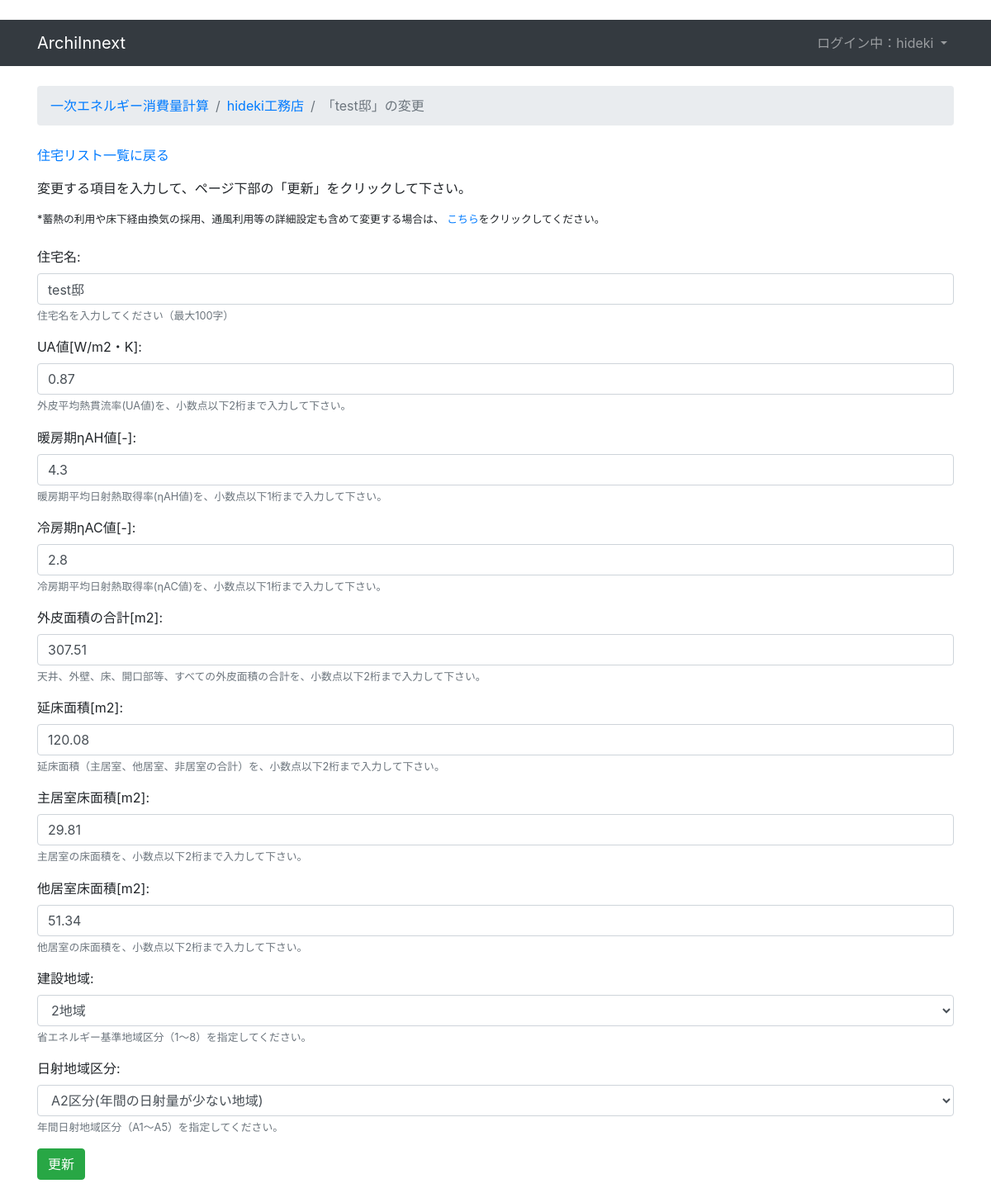
Screenshot of /builder/1/house/1/update/ (signed in) with the database file from the repository.
### pecbyapi/models.py (models this page shows, shortened)
class HouseBasic(models.Model):
    builder = models.ForeignKey(HouseBuilder, on_delete=models.CASCADE, related_name='houses')
    name = models.CharField('住宅名', max_length=200, default="○○○○邸", help_text="住宅名を入力してください（最大100字）")
    create_date = models.DateTimeField('住宅登録日時', auto_now_add=True)
    update_date = models.DateTimeField('住宅更新日時', auto_now=True)
    REGION_LIST = (
        ('1', '1地域'),
        ('2', '2地域'),
        ('3', '3地域'),
        ('4', '4地域'),
        ('5', '5地域'),
        ('6', '6地域'),
        ('7', '7地域'),
        ('8', '8地域'),
    )
    region = models.CharField(
        '建設地域', max_length=1, choices=REGION_LIST, blank=False, default="2",
        help_text="省エネルギー基準地域区分（1～8）を指定してください。")
    ANNUALSOLARLEVEL_LIST = (
        ('A1', 'A1区分(年間の日射量が特に少ない地域)'),
        ('A2', 'A2区分(年間の日射量が少ない地域)'),
        ('A3', 'A3区分(年間の日射量が中程度の地域)'),
        ('A4', 'A4区分(年間の日射量が多い地域)'),
        ('A5', 'A5区分(年間の日射量が特に多い地域)'),
    )
    annual_solar_level = models.CharField(
        '日射地域区分', max_length=2, choices=ANNUALSOLARLEVEL_LIST, blank=False, default="A2",
        help_text="年間日射地域区分（A1～A5）を指定してください。")
    HEATSTORAGE_LIST = (
        ('HeatStorage', '利用する'),
        ('None', '利用しない'),
    )
    heat_storage = models.CharField(
        '蓄熱利用', max_length=11, choices=HEATSTORAGE_LIST, blank=False, default="None",
        help_text="蓄熱利用の有無を指定してください。")
    UNDERFLOORVENTILATION_LIST = (
        ('AlwaysOn', '通年利用する'),
        ('None', '利用しない'),
    )
    under_floor_ventilation = models.CharField(
        '床下経由換気の採用', max_length=8, choices=UNDERFLOORVENTILATION_LIST, blank=False, default="None",
        help_text="床下換気システム利用の有無を指定してください。")
    under_floor_ventilation_area_rate = models.IntegerField(
        '床下経由換気の面積割合[%]', default=0, blank=False,
        help_text="外気が経由する床下の面積の割合を％(1～100までの整数)で入力してください。")
    NATURALWIND_LIST = (
        ('0', '自然風を利用しない'),
        ('5', '自然風を利用する（換気回数5回/h相当以上）'),
        ('20', '自然風を利用する（換気回数20回/h相当以上）'),
    )
    ldk_natural_wind = models.CharField(
        '主居室の通風利用', max_length=2, choices=NATURALWIND_LIST, blank=False, default="0",
        help_text="主居室の自然風による1時間あたりの換気回数を指定してください。")
    oth_natural_wind = models.CharField(
        '他居室の通風利用', max_length=2, choices=NATURALWIND_LIST, blank=False, default="0",
        help_text="他居室の自然風による1時間あたりの換気回数を指定してください。")
    total_area = models.DecimalField(
        '延床面積[m2]', max_digits=5, decimal_places=2, default=120.08,
        help_text="延床面積（主居室、他居室、非居室の合計）を、小数点以下2桁まで入力して下さい。")
    ldk_area = models.DecimalField(
        '主居室床面積[m2]', max_digits=5, decimal_places=2, default=29.81,
        help_text="主居室の床面積を、小数点以下2桁まで入力して下さい。")
    oth_area = models.DecimalField(
        '他居室床面積[m2]', max_digits=5, decimal_places=2, default=51.34,
        help_text="他居室の床面積を、小数点以下2桁まで入力して下さい。")
    total_envelope_area = models.DecimalField(
        '外皮面積の合計[m2]', max_digits=5, decimal_places=2, default=307.51,
        help_text="天井、外壁、床、開口部等、すべての外皮面積の合計を、小数点以下2桁まで入力して下さい。")
    ua_value = models.DecimalField(
        'UA値[W/m2・K]', max_digits=3, decimal_places=2, default=0.87,
        help_text="外皮平均熱貫流率(UA値)を、小数点以下2桁まで入力して下さい。")
    winter_ha_value = models.DecimalField(
        '暖房期ηAH値[-]', max_digits=2, decimal_places=1, default=4.3,
        help_text="暖房期平均日射熱取得率(ηAH値)を、小数点以下1桁まで入力して下さい。")
    summer_ha_value = models.DecimalField(
        '冷房期ηAC値[-]', max_digits=2, decimal_places=1, default=2.8,
        help_text="冷房期平均日射熱取得率(ηAC値)を、小数点以下1桁まで入力して下さい。")

class HouseBuilder(models.Model):
    user = models.OneToOneField(User, on_delete=models.CASCADE)
    name = models.CharField('会社名', max_length=200, default='○○工務店', help_text='会社名を入力してください（最大100字）')

### pecbyapi/views.py (the view)
# urls.py: url(r'^builder/(?P<pk>\d+)/house/(?P<house_pk>\d+)/update/$', views.house_update, name='house_update')
@login_required
def house_update(request, pk, house_pk):
    builder = get_object_or_404(HouseBuilder, pk=pk)
    house = get_object_or_404(HouseBasic, builder__pk=pk, pk=house_pk)
    if request.method == 'POST':
        form = UpdateHouseForm(request.POST, instance=house)
        if form.is_valid():
            house = form.save(commit=False)
            if house.nonldk_area_check():
                house.builder = builder
                house.save()
                return redirect('house_list', pk=builder.pk)
            else:
                messages.warning(request, "主居室と他居室の床面積の合計が、延床面積（主居室、他居室、非居室の合計）よりも大きく設定されています。※「非居室床面積＝延床面積－主居室面積－他居室面積」により計算されます。")
    else:
        form = UpdateHouseForm(instance=house)
    return render(request, 'house_update.html', {'form':form, 'builder':builder, 'house':house})

### pecbyapi/forms.py
class UpdateHouseForm(forms.ModelForm):
    class Meta:
        model = HouseBasic
        fields = [
            'name',
            "ua_value", "winter_ha_value", "summer_ha_value", "total_envelope_area",
            "total_area", "ldk_area", "oth_area",
            'region', 'annual_solar_level',
            ]

### pecbyapi/templatetags/form_tags.py (called while the page is built)
@register.filter
def input_class(bound_field):
    css_class = ''
    if bound_field.form.is_bound:
        if bound_field.errors:
            css_class = 'is-invalid'
        elif field_type(bound_field) != 'PasswordInput':
            css_class = 'is-valid'
    return 'form-control {}'.format(css_class)

### templates/house_update.html (shortened to what this page needs)
﻿{% extends 'base.html' %}
{% block breadcrumb %}
  <li class="breadcrumb-item"><a href="{% url 'home' %}">一次エネルギー消費量計算</a></li>
  <li class="breadcrumb-item"><a href="{% url 'house_list' house.builder.pk %}">{{ house.builder.name }}</a></li>
  <li class="breadcrumb-item active">「{{ house.name }}」の変更</li>
{% endblock %}
{% block content %}
<p>
    <a href="{% url 'house_list' house.builder.pk %}">住宅リスト一覧に戻る</a>
</p>
{% if messages %}
<p>入力値に以下の不具合があります。修正して、ページ下部の「更新」をクリックしてください。</p>
  <ul class="messages">
    {% for message in messages %}
      <li class="{{ message.tags }}">{{ message }}</li>
    {% endfor %}
  </ul>
{% else %}
<p>変更する項目を入力して、ページ下部の「更新」をクリックして下さい。</p>
{% endif %}
    <small>
        *蓄熱の利用や床下経由換気の採用、通風利用等の詳細設定も含めて変更する場合は、
        <a href="{% url 'house_update_detail' builder.pk house.pk %} ">こちら</a>をクリックしてください。
    </small>
  <form method="post">
      {% include 'includes/form.html' %}
    <button type="submit" class="btn btn-success">更新</button>
  </form>
{% endblock %}

### templates/base.html (shortened to what this page needs)
﻿{% load static %}<!DOCTYPE html>
<html lang="ja" xmlns="http://www.w3.org/1999/xhtml">
<head>
    <link rel="stylesheet" href="https://stackpath.bootstrapcdn.com/bootstrap/4.1.3/css/bootstrap.min.css">
</head>
<body>
    {% block body %}
        <nav class="navbar navbar-expand-sm navbar-dark bg-dark">
          <div class="container">
            <a class="navbar-brand" href="{% url 'home' %}" data-toggle="tooltip" data-placement="bottom" title="トップ画面に戻る">
              ArchiInnext
            </a>
            <div class="collapse navbar-collapse" id="mainMenu">
              {% if user.is_authenticated %}
                <ul class="navbar-nav ml-auto">
                  <li class="nav-item dropdown">
                    <a class="nav-link dropdown-toggle" href="#" id="userMenu" data-toggle="dropdown" aria-haspopup="true" aria-expanded="false">
                      ログイン中：{{ user.username }}
                    </a>
                  </li>
                </ul>
              {% else %}
                <form class="form-inline ml-auto">
                  <a href="{% url 'login' %}" class="btn btn-outline-secondary">ログインして下さい</a>
                  <a href="{% url 'signup' %}" class="btn btn-primary ml-2">ユーザー登録</a>
                </form>
              {% endif %}
            </div>
          </div>
        </nav>
    <div class="container">
        <ol class="breadcrumb my-4">
          {% block breadcrumb %}
          {% endblock %}
        </ol>
        {% block content %}
        {% endblock %}
      </div>
    {% endblock body %}
</body>
</html>

### templates/includes/form.html (shortened to what this page needs)
﻿{% load form_tags widget_tweaks %}
{% for field in form %}
  <div class="form-group">
    {{ field.label_tag }}
    {% render_field field class=field|input_class %}
    {% if field.help_text %}
      <small class="form-text text-muted">
        {{ field.help_text|safe }}
      </small>
    {% endif %}
  </div>
{% endfor %}

### rows the page displays
HouseBasic: builder.name "hideki工務店", name "test邸", name "test邸" "0.87" "4.3" "2.8" "307.51" "120.08" "29.81" "51.34" "2地域" "A2区分(年間の日射量が少ない地域)"

### other values shown
{{ user.username }} "hideki"
{{ field.label_tag }} "住宅名:" "UA値[W/m2・K]:" "暖房期ηAH値[-]:" "冷房期ηAC値[-]:" "外皮面積の合計[m2]:" "延床面積[m2]:" "主居室床面積[m2]:" "他居室床面積[m2]:" "建設地域:" "日射地域区分:"
{{ field.help_text|safe }} "住宅名を入力してください（最大100字）" "外皮平均熱貫流率(UA値)を、小数点以下2桁まで入力して下さい。" "暖房期平均日射熱取得率(ηAH値)を、小数点以下1桁まで入力して下さい。" "冷房期平均日射熱取得率(ηAC値)を、小数点以下1桁まで入力して下さい。" "天井、外壁、床、開口部等、すべての外皮面積の合計を、小数点以下2桁まで入力して下さい。" "延床面積（主居室、他居室、非居室の合計）を、小数点以下2桁まで入力して下さい。" "主居室の床面積を、小数点以下2桁まで入力して下さい。" "他居室の床面積を、小数点以下2桁まで入力して下さい。" "省エネルギー基準地域区分（1～8）を指定してください。" "年間日射地域区分（A1～A5）を指定してください。"
